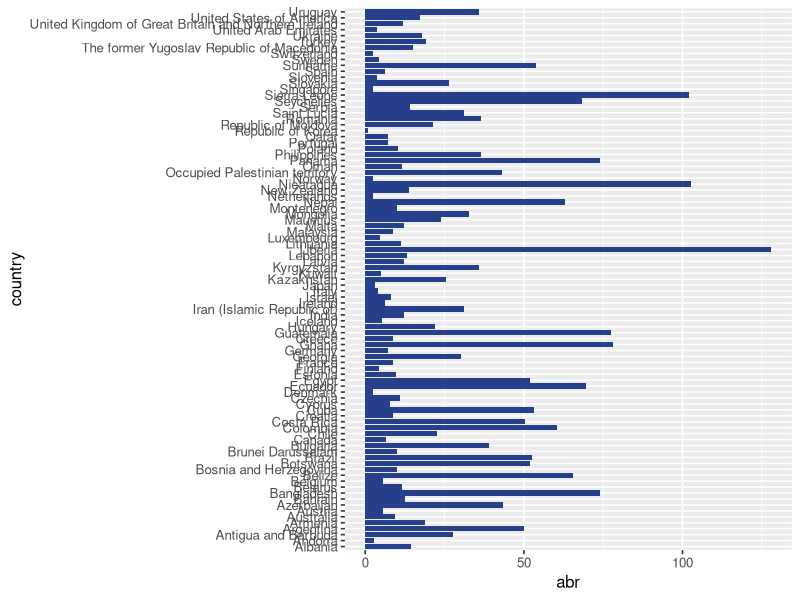
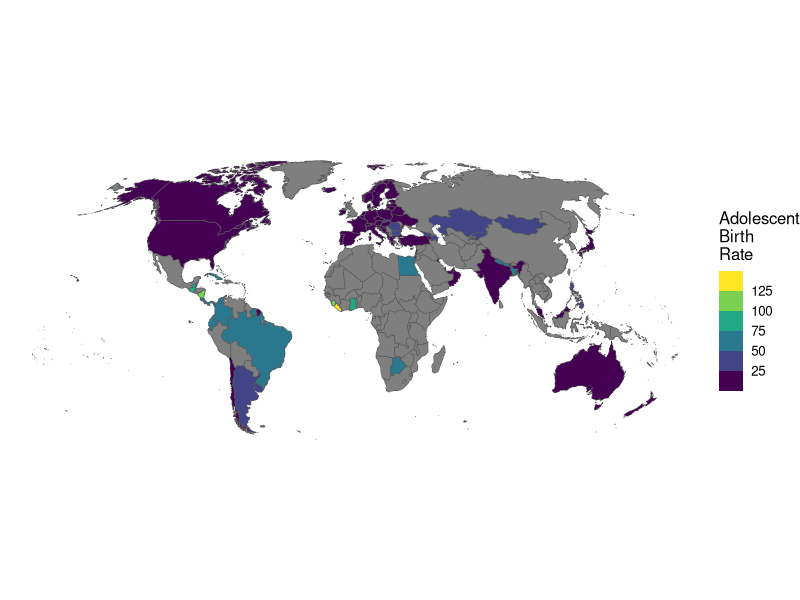
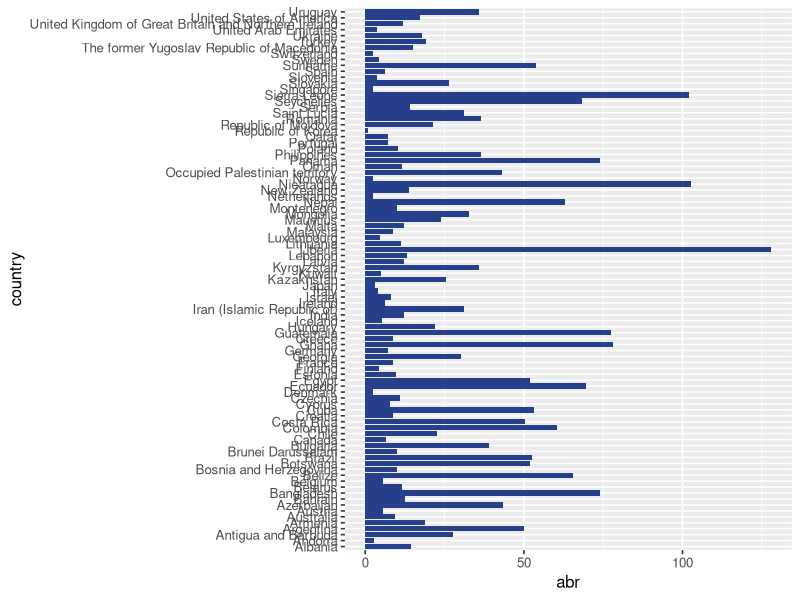
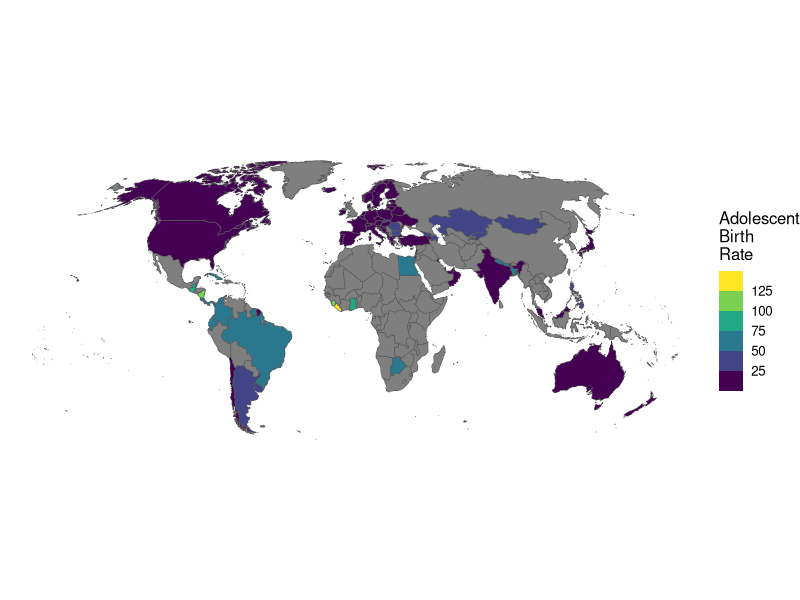

Source code (R) for these figures, in order:
library(tidyverse)
library(readxl)
library(rnaturalearth)
library(rnaturalearthdata)
library(sf)


abr <- 
  read_csv("data/abr.csv") %>% 
  transmute(
    country = Location, 
    year = Period, 
    abr = Value
  ) %>% 
  print()


# Histogram
abr %>% 
  filter(year == 2018) %>% 
  ggplot() +
  geom_col(mapping = aes(x = country, y = abr), fill = "royalblue4")  +
  coord_flip() +
  theme_grey(base_size = 12)
ggsave("map.png", width = 10, height = 14, dpi = 600, units = "in")


# World Map
ne_countries(scale = "medium", returnclass = "sf") %>%
  filter(sov_a3 != "ATA") %>% 
  left_join(filter(abr, year == 2018), by = c("admin" = "country")) %>% 
  ggplot() +
  geom_sf(aes(fill = abr)) +
  scale_fill_viridis_b() +
  coord_sf(crs = st_crs("ESRI:54030")) +  # Robinson
  labs(fill = "Adolescent\nBirth\nRate") +
  theme_void(base_size = 12)
ggsave("map.png", width = 14, height = 14/2.45, dpi = 600, units = "in")
